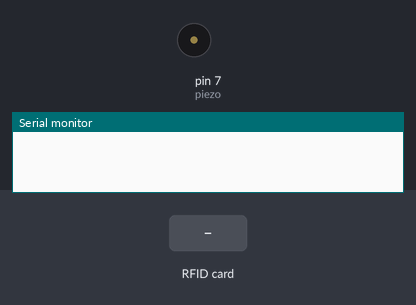
The sketch below on a simulated Arduino Uno, built with avr-gcc and run on an emulated ATmega328P. Parts: buzzer (waves = sounding), the last lines printed to the serial monitor. The test bench sets the inputs (shaded band).

Above: at 1.2 s.
1.3 s: RFID card 63 65 BF 34 held to the reader
At 1.46 s:
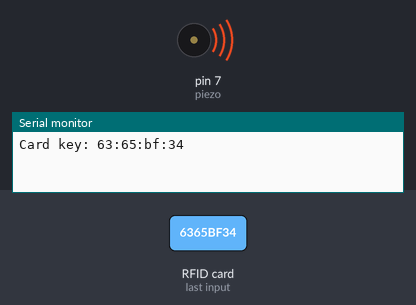
3.2 s: RFID card 27 C8 D3 83 held to the reader
At 4.5 s:
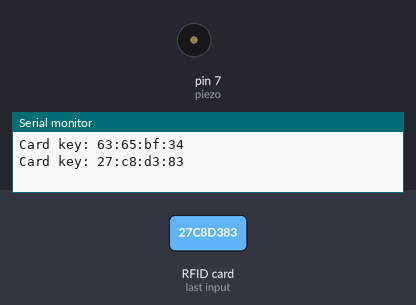
4.8 s: RFID card 2C 6C 61 39 held to the reader
At 5.07 s:
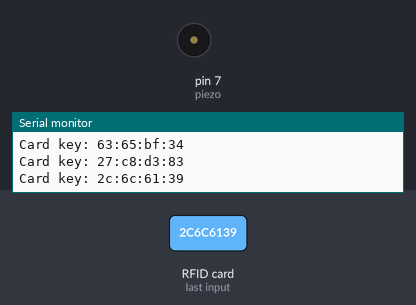
Timing chart, 0 to 7.8 s (numbered marks = the images above; inputs shaded):
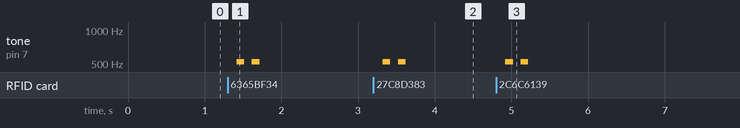

Measured:
- after the input at 1.3 s, tone on pin 7 (piezo): alternates 523 Hz for 0.10 s and silent for 0.10 s, 4 changes in all, then stays silent, starting after 0.12 s
- after the input at 3.2 s, tone on pin 7 (piezo): alternates 523 Hz for 0.10 s and silent for 0.10 s, 4 changes in all, then stays silent, starting after 0.12 s
- after the input at 4.8 s, tone on pin 7 (piezo): alternates 523 Hz for 0.10 s and silent for 0.10 s, 4 changes in all, then stays silent, starting after 0.12 s

The sketch:

rfid-object.ino
```cpp
// 라이브러리 해더
#include "SPI.h"
#include "MFRC522.h"

// SS(Chip Select)과 RST(Reset) 핀 설정
// 나머지 PIN은 SPI 라이브러리를 사용하기에 별도의 설정이 필요없다.
#define SS_PIN 10
#define RST_PIN 9
#define OBJ_1 1
#define OBJ_2 2
#define OBJ_3 3
#define piezo 7

// 라이브러리 생성
MFRC522 mfrc522(SS_PIN, RST_PIN);
MFRC522::MIFARE_Key key;

void playSong() {
  tone(piezo, 523);
  delay(100);
  noTone(piezo);
  delay(100);
  tone(piezo, 523);
  delay(100);
  noTone(piezo);
  delay(100);
}
int isKey() {
  // 만약 카드가 인식 되었다면
  if (mfrc522.PICC_IsNewCardPresent() & mfrc522.PICC_ReadCardSerial()) {

    MFRC522::PICC_Type piccType = mfrc522.PICC_GetType(mfrc522.uid.sak);
    if (piccType != MFRC522::PICC_TYPE_MIFARE_MINI &&
      piccType != MFRC522::PICC_TYPE_MIFARE_1K &&
      piccType != MFRC522::PICC_TYPE_MIFARE_4K)
      {
      Serial.println(F("Your tag is not of type MIFARE Classic."));
      return;
      }
    String rfid = "";
    for (byte i = 0; i < 4; i++) {
      rfid +=
      (mfrc522.uid.uidByte[i] < 0x10 ? "0" : "") +
      String(mfrc522.uid.uidByte[i], HEX) +
      (i!=3 ? ":" : "");
    }

    Serial.print("Card key: ");
    Serial.println(rfid);
    delay(100);
    mfrc522.PICC_HaltA();
    mfrc522.PCD_StopCrypto1();
    if (rfid == "63:65:bf:34") {
      playSong();
    }
    if (rfid == "27:c8:d3:83") {
      playSong();
    }
    if (rfid == "2c:6c:61:39") {
      playSong();
    }
    else {
      noTone(piezo);
    }

  }
  return -1;
}

void setup() {
  Serial.begin(9600);
  SPI.begin();
  mfrc522.PCD_Init();
  noTone(piezo);
}

void loop() {
  isKey();
}
```
